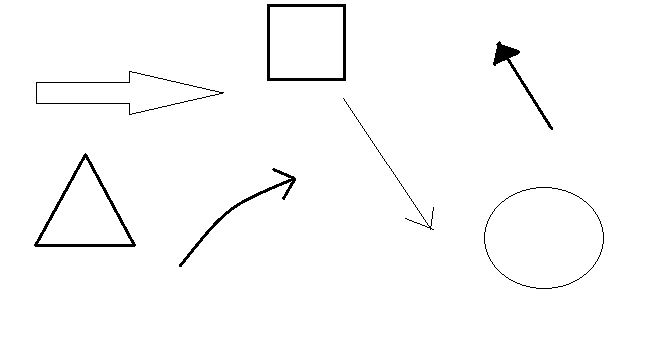
#> input picture FHtLk.png, 660 x 342 px
$ python sus.py
#> lines starting #> are read from the running program, lines starting #| are printed output that depends on the picture; after the words box and inside, x2 and y2 are one past the last pixel; in counts of white or black regions, pixels touching at a corner belong together
import cv2
import numpy as np
import matplotlib.pyplot as plt

from scipy.spatial import distance
import math


img = cv2.imread('FHtLk.png',0)
#> img: shape (342, 660); 98.3% white; 7 black regions, largest, box (x1, y1, x2, y2) and area: (34, 153, 136, 247) 920, (267, 4, 346, 81) 900, (179, 168, 296, 267) 584


_,img = cv2.threshold(img,10,255,cv2.THRESH_BINARY_INV)

labels, stats = cv2.connectedComponentsWithStats(img, 8)[1:3]
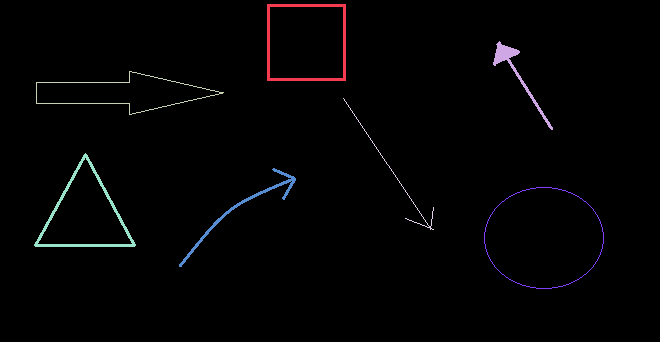
#> labels: shape (342, 660) int32; 8 distinct labels, from 0 to 7; one colour per label, 0 black
#> stats = [[0, 0, 660, 342, 221836], [267, 4, 79, 77, 900], [493, 41, 60, 89, 571], [36, 71, 188, 44, 417], [343, 98, 91, 132, 180], [34, 153, 102, 94, 920], [179, 168, 117, 99, 584], [484, 187, 120, 102, 312]]


for label in np.unique(labels)[1:]:

    arrow = labels==label

    indices = np.transpose(np.nonzero(arrow)) #y,x

    dist = distance.cdist(indices, indices, 'euclidean')


    far_points_index = np.unravel_index(np.argmax(dist), dist.shape) #y,x


    far_point_1 = indices[far_points_index[0],:] # y,x
    far_point_2 = indices[far_points_index[1],:] # y,x


    ### Slope
    arrow_slope = (far_point_2[0]-far_point_1[0])/(far_point_2[1]-far_point_1[1])
    arrow_angle = math.degrees(math.atan(arrow_slope))

    ### Length
    arrow_length = distance.cdist(far_point_1.reshape(1,2), far_point_2.reshape(1,2), 'euclidean')[0][0]


    ### Thickness
    x = np.linspace(far_point_1[1], far_point_2[1], 20)
    y = np.linspace(far_point_1[0], far_point_2[0], 20)
    line = np.array([[yy,xx] for yy,xx in zip(y,x)])
    thickness_dist = np.amin(distance.cdist(line, indices, 'euclidean'),axis=0).flatten()

    n, bins, patches = plt.hist(thickness_dist,bins=150)

    thickness = 2*bins[np.argmax(n)]

    print(f"Thickness: {thickness}")
    print(f"Angle: {arrow_angle}")
    print(f"Length: {arrow_length}\n")
    plt.figure()
    plt.imshow(arrow,cmap='gray')
    plt.scatter(far_point_1[1],far_point_1[0],c='r',s=10)
    plt.scatter(far_point_2[1],far_point_2[0],c='r',s=10)
    plt.scatter(line[:,1],line[:,0],c='b',s=10)
    plt.show()
#> this loop made 7 passes
#> (far_points_index, far_point_1, far_point_2, arrow_slope, arrow_angle, arrow_length, thickness) on passes 1 to 7: ((0, 899), [4, 267], [80, 345], 0.974, 44.26, 108.9, 5.81), ((0, 570), [41, 499], [129, 552], 1.66, 58.94, 102.7, 4.31), ((208, 262), [92, 223], [103, 36], -0.0588, -3.37, 187.3, 7.85), ((0, 179), [98, 343], [229, 433], 1.46, 55.51, 158.9, 2.25), ((0, 820), [153, 85], [246, 35], -1.86, -61.74, 105.6, 2.34), ((71, 581), [178, 295], [266, 179], -0.759, -37.18, 145.6, 25.06), ((144, 167), [232, 484], [243, 603], 0.0924, 5.28, 119.5, 99.24)
#> (printed output is left out)
#> pass 1, `dist = distance.cdist(indices, indices, 'euclidean')`:
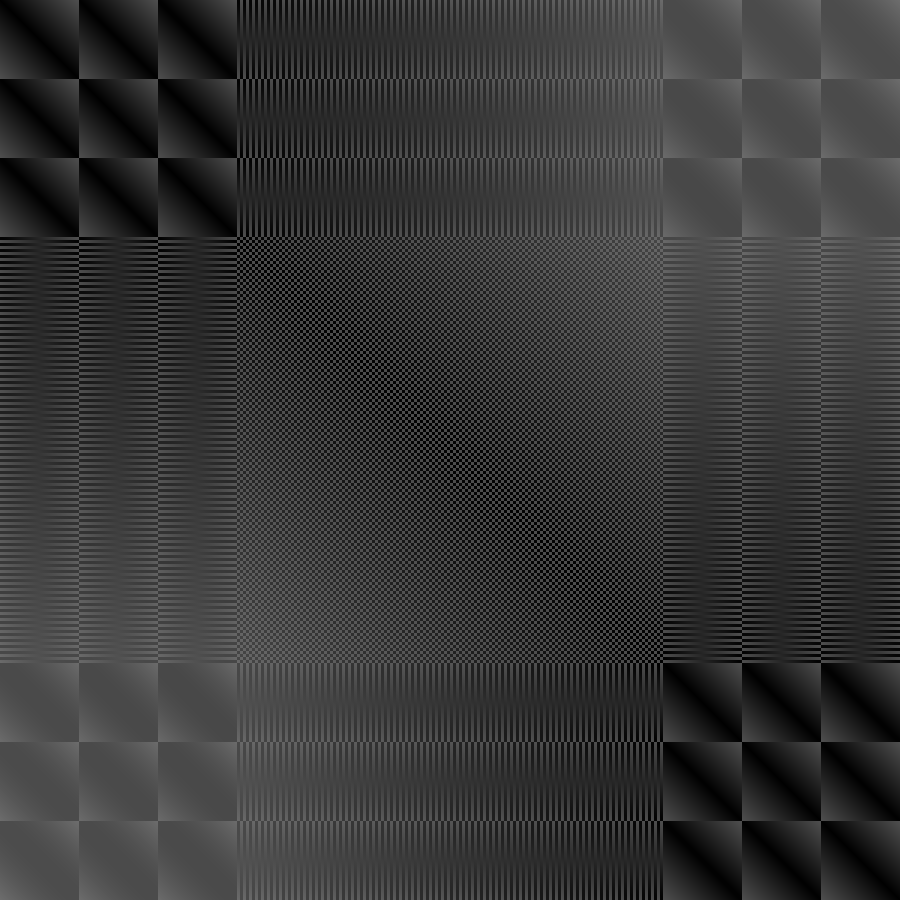
#> dist: shape (900, 900) float64; min 0, max 108.9, mean 55.2
#> pass 1, `plt.show()`:
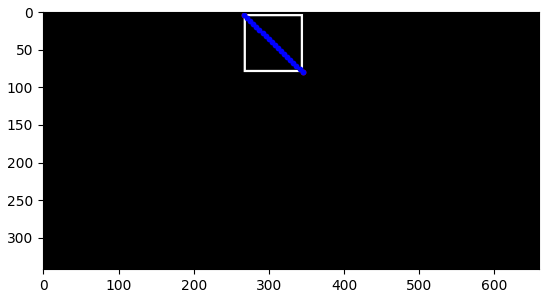
#> figure drawn by matplotlib, 1 panel
#> pass 2, `dist = distance.cdist(indices, indices, 'euclidean')`:
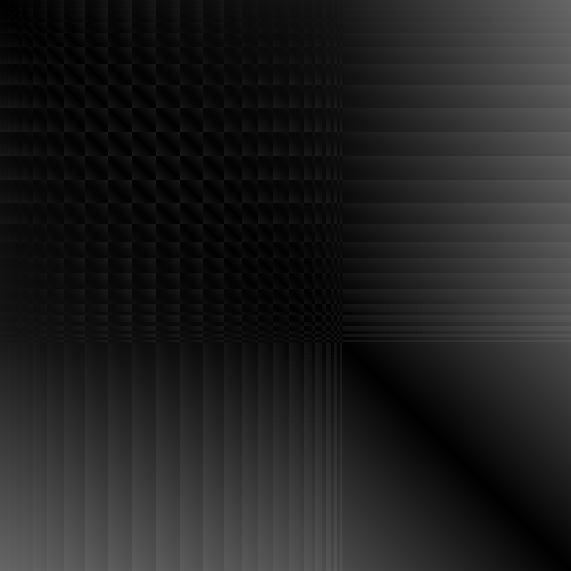
#> dist: shape (571, 571) float64; min 0, max 102.7, mean 32.8
#> pass 2, `plt.show()`:
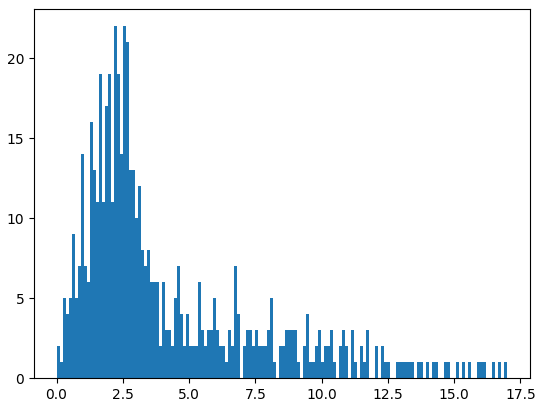
#> figure drawn by matplotlib, 1 panel
#> after the loop:
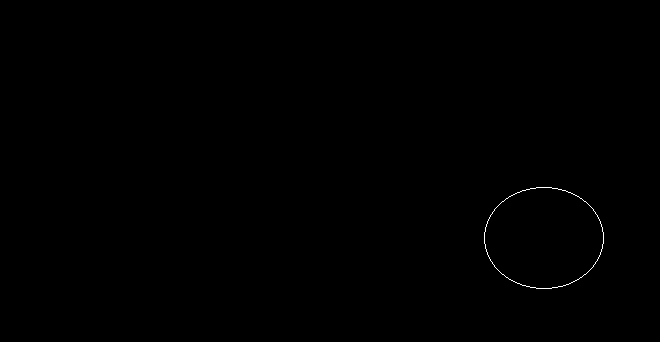
#> arrow: shape (342, 660) bool; 0.14% white in thin lines or dots, all inside (x1, y1, x2, y2) = (484, 187, 604, 289)
#> after the loop:
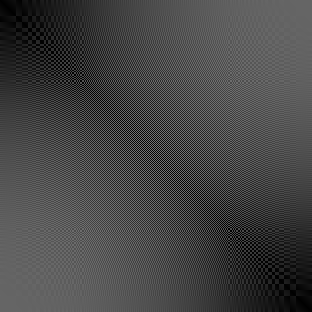
#> dist: shape (312, 312) float64; min 0, max 119.5, mean 69.9
